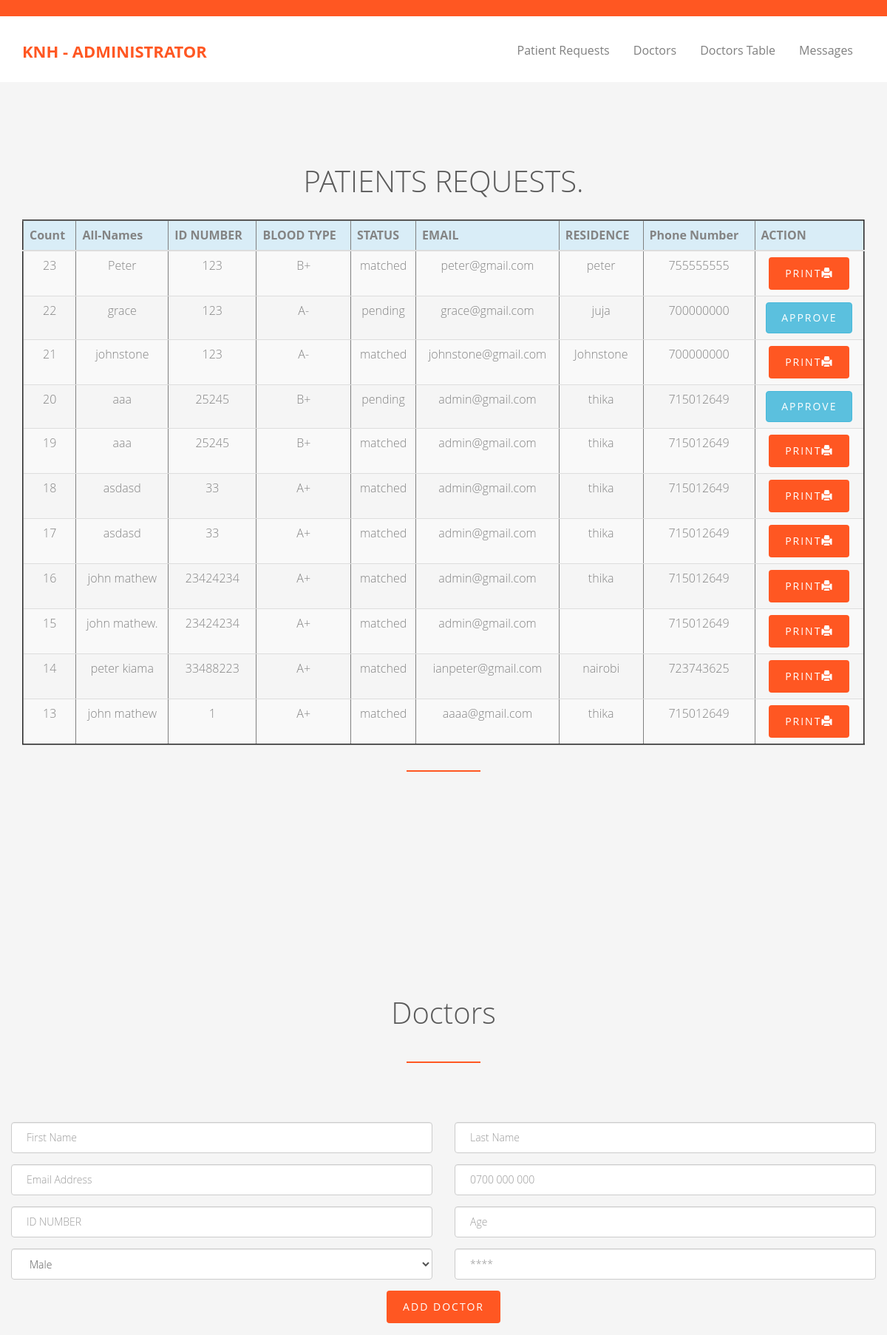
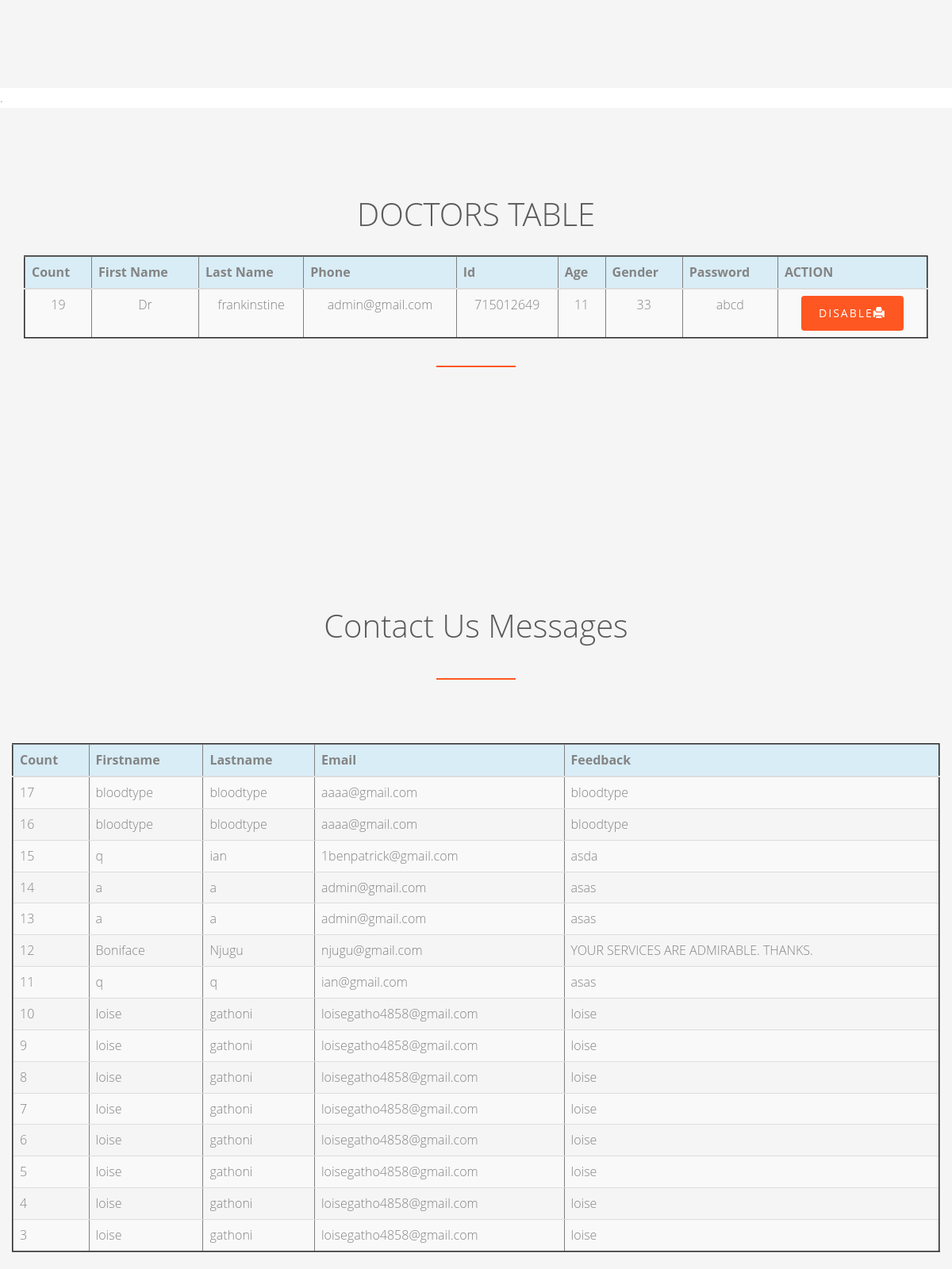
The page /admin.php (signed in, upper part) on the database its author committed (2 pictures, top to bottom).
### tables this page shows
CREATE TABLE `requests` (
  `count` int(50) NOT NULL,
  `allnames` char(100) NOT NULL,
  `nationalid` int(10) NOT NULL,
  `bloodtype` char(50) NOT NULL,
  `status` char(50) NOT NULL,
  `email` varchar(100) NOT NULL,
  `residence` varchar(50) NOT NULL,
  `phone` int(12) NOT NULL
);

CREATE TABLE `staff` (
  `count` int(100) NOT NULL,
  `fname` varchar(50) NOT NULL,
  `lname` varchar(50) NOT NULL,
  `email` varchar(50) NOT NULL,
  `phone` int(50) NOT NULL,
  `idnumber` int(20) NOT NULL,
  `age` int(50) NOT NULL,
  `gender` char(50) NOT NULL,
  `password` varchar(100) NOT NULL,
  `role` enum('donor','admin','doctor','') NOT NULL,
  `login` varchar(100) NOT NULL
);

CREATE TABLE `feedback` (
  `Count` int(50) NOT NULL,
  `fname` varchar(50) NOT NULL,
  `lname` varchar(50) NOT NULL,
  `email` varchar(100) NOT NULL,
  `feedback` varchar(50) NOT NULL
);

### admin.php (the view, shortened to what this page needs)
<?php
include 'db.php';
$user_check = $_SESSION['role'];?>
<!DOCTYPE html>
 <html class="no-js">
	<head>
	<link rel="stylesheet" href="css/animate.css">
	<link rel="stylesheet" href="css/icomoon.css">
	<link rel="stylesheet" href="css/bootstrap.css">
	<link rel="stylesheet" href="css/superfish.css">
	<link rel="stylesheet" href="css/style.css">
	</head>
	<body>
		<div id="fh5co-wrapper">
		<div id="fh5co-page">
		<div class="header-top">
			<div class="container">
				<div class="row">
					<div class="col-md-6 col-sm-6 text-left fh5co-link">
					</div>
					<div class="col-md-12 col-sm-8 text-right fh5co-social">
					</div>
				</div>
			</div>
		</div>
		<header id="fh5co-header-section" class="sticky-banner">
			<div class="container">
				<div class="nav-header">
					<h1 id="fh5co-logo"><a href="#">KNH  - Administrator</a></h1>
					<nav id="fh5co-menu-wrap" role="navigation">
						<ul class="sf-menu" id="fh5co-primary-menu">
							<li><a href="#donor">Patient Requests</a></li>
							<li><a href="#docs">Doctors</a></li>
							<li><a href="#doctorstable">Doctors Table</a></li>
							<li><a href="#feed">Messages</a></li>
						</ul>
					</nav>
				</div>
			</div>
		</header>
 <section id="donor" class="slider">
		<div id="fh5co-feature-product" class="fh5co-section-gray">
			<div class="container">
				<div class="row">
					<div class="col-md-12 text-center heading-section">
						<h3>PATIENTS REQUESTS.</h3>
						<table class="table table-default table-border table-striped table-responsive table-hover" border="2.1px">
	      <tr class="info">
                <th>Count</th>
                <th>All-Names</th>
                <th>ID NUMBER</th>
                <th>BLOOD TYPE</th>
                <th>STATUS</th>
                <th>EMAIL</th>
                <th>RESIDENCE</th>
                <th>Phone Number</th>
                <th>ACTION</th>
            </tr>
        <tbody>
            <?php
            $q1="SELECT * FROM requests order by count desc";
            $r1=mysqli_query($conn,$q1);
            while($ra1=mysqli_fetch_assoc($r1)){
                echo "<tr>";
				echo "<td>".$ra1['count']."</td>";
				$count=$ra1['count'];
                echo "<td>".$ra1['allnames']."</td>";
                echo "<td>".$ra1['nationalid']."</td>";
                echo "<td>".$ra1['bloodtype']."</td>";
                echo "<td>".$ra1['status']."</td>";
                echo "<td>".$ra1['email']."</td>";
				echo "<td>".$ra1['residence']."</td>";
				echo "<td>".$ra1['phone']."</td>";
				if($ra1['status']=='pending'){
					echo '<td><a  href="approve.php?count='.$count.'" class="btn btn-info">Approve</a></td>';
				 }else{
					 echo '<td><a  href="view_print1.php?count='.$count.' " class="btn btn-primary">Print<span class="glyphicon glyphicon-print"></span></a></td>';
				}
                echo "</tr>";
            }
            ?>
        </tbody>
        </div>
					</div>
				</div>
			</div>
		</div>
<section id="docs" class="slider">
<div id="fh5co-blog-section" class="fh5co-section-gray">
			<div class="container">
				<div class="row">
					<div class="col-md-8 col-md-offset-2 text-center heading-section animate-box">
						<h3>Doctors</h3>
					</div>
					<form method="post" action="#" autocomplete="on">
						<div class="row">
							<div class="col-md-6">
								<div class="form-group">
									<input type="text" class="form-control" name="fname" placeholder="First Name" required>
								</div>
							</div>
							<div class="col-md-6">
								<div class="form-group">
									<input type="text" class="form-control" name="lname" placeholder="Last Name" required>
								</div>
							</div>
							<div class="col-md-6">
							<div class="form-group">
									<input type="email" class="form-control" name="email" placeholder="Email Address" required>
								</div></div>
								<div class="col-md-6">
								<div class="form-group">
									<input type="number" class="form-control" name="phone" placeholder="0700 000 000" required>
								</div>	</div>
								<div class="col-md-6">
								<div class="form-group">
									<input type="number" class="form-control" name="number" placeholder="ID NUMBER" required>
								</div></div>
								<div class="col-md-6">
								<div class="form-group">
									<input type="number" class="form-control" name="age" placeholder="Age" required>
								</div>	</div>
								<div class="col-md-6">
								<div class="form-group">
								<select name="gender" class="form-control">
		<option value="Male">Male</option>
	</select>
								 </div>
								</div>
								<div class="col-md-6">
								<div class="form-group">
									<input type="password" class="form-control" name="password" placeholder="****" required>
								</div></div>
							<div class="col-md-12" align="center">
								<div class="form-group">
									<input type="submit" class="btn btn-primary" name="submits" value="Add Doctor">
								</div>
							</div>
						</div>
					</form>
				</div>
			</div>
			</div>
		</div>
		.
		<section>
 <section id="doctorstable" class="slider">
<div id="fh5co-feature-product" class="fh5co-section-gray">
	<div class="container">
		<div class="row">
			<div class="col-md-12 text-center heading-section">
				<h3>DOCTORS TABLE</h3>
				<table class="table table-default table-border table-striped table-responsive table-hover" border="2.1px">
  <tr class="info">
		<th>Count</th>
		<th>First Name</th>
		<th>Last Name</th>
		<th>Phone</th>
		<th>Id</th>
		<th>Age</th>
		<th>Gender</th>
		<th>Password</th>
		<th>ACTION</th>
	</tr>
<tbody>
	<?php
	$q1="SELECT * FROM staff where role='doctor' order by count desc";
	$r1=mysqli_query($conn,$q1);
	while($ra1=mysqli_fetch_assoc($r1)){
		echo "<tr>";
		echo "<td>".$ra1['count']."</td>";
		$count=$ra1['count'];
		echo "<td>".$ra1['fname']."</td>";
		echo "<td>".$ra1['lname']."</td>";
		echo "<td>".$ra1['email']."</td>";
		echo "<td>".$ra1['phone']."</td>";
		echo "<td>".$ra1['idnumber']."</td>";
		echo "<td>".$ra1['age']."</td>";
		echo "<td>".$ra1['password']."</td>";
		if($ra1['login']=='no'){
			echo '<td><a  href="docapprove.php?count='.$count.'" class="btn btn-info">Approve</a></td>';
		 }else{
			 echo '<td><a  href="docdisapprove.php?count='.$count.' " class="btn btn-primary">Disable<span class="glyphicon glyphicon-print"></span></a></td>';
		}
		echo "</tr>";
	}
	?>
</tbody>
</div>
			</div>
		</div>
	</div>
</section>
        <section id="feed" class="slider">
		<div id="fh5co-blog-section" class="fh5co-section-gray">
			<div class="container">
				<div class="row">
					<div class="col-md-8 col-md-offset-2 text-center heading-section animate-box">
						<h3>Contact Us Messages</h3>
					</div>
					<table class="table table-default table-border table-striped table-responsive table-hover" border="2.1px">
	      <tr class="info">
                <th>Count</th>
                <th>Firstname</th>
                <th>Lastname</th>
                <th>Email</th>
                <th>Feedback</th>
            </tr>
        <tbody>
            <?php
            $q1="SELECT * FROM feedback order by Count desc";
            $r1=mysqli_query($conn,$q1);
            while($ra1=mysqli_fetch_assoc($r1)){
                echo "<tr>";
				echo "<td>".$ra1['Count']."</td>";
                echo "<td>".$ra1['fname']."</td>";
                echo "<td>".$ra1['lname']."</td>";
                echo "<td>".$ra1['email']."</td>";
                echo "<td>".$ra1['feedback']."</td>";
                echo "</tr>";
            }
            ?>
        </tbody>
        </div>
				</div>
			</div>
		</section>
	</body>
</html>

### css/superfish.css (style rules this page uses)
.sf-menu, .sf-menu * { margin: 0; padding: 0; list-style: none; }
.sf-menu li { position: relative; }
.sf-menu > li { float: left; }
.sf-menu a { display: block; position: relative; }
.sf-menu { float: left; margin-bottom: 1em; }
.sf-menu a { border-left: 1px solid #fff; border-top: 1px solid #dFeEFF; border-top: 1px solid rgba(255,255,255,.5); padding: .75em 1em; text-decoration: none; zoom: 1; }
.sf-menu a { color: #13a; }
.sf-menu li { background: #BDD2FF; white-space: nowrap; *white-space: normal; -webkit-transition: background .2s; transition: background .2s; }

### css/style.css (style rules this page uses)
body { font-family: "Open Sans", Arial, sans-serif; line-height: 1.6; font-size: 16px; background: #fff; color: #848484; font-weight: 300; overflow-x: hidden; }
a { color: #ff5722; -webkit-transition: 0.5s, ease; -o-transition: 0.5s, ease; transition: 0.5s, ease; }
p, ul, ol { margin-bottom: 1.5em; font-size: 16px; color: #848484; font-family: "Open Sans", Arial, sans-serif; }
h1, h2, h3, h4, h5, h6 { color: #5a5a5a; font-family: "Open Sans", Arial, sans-serif; font-weight: 400; margin: 0 0 30px 0; }
.header-top { padding: 10px 0; background: #ff5722; }
.sf-menu { margin: 7px 0 0 0 !important; }
.sf-menu { float: right; }
.sf-menu a { color: rgba(0, 0, 0, 0.5); padding: 0.75em 1em !important; font-weight: normal; border-left: none; border-top: none; border-top: none; text-decoration: none; zoom: 1; font-size: 16px; border-bottom: none !important; }
.sf-menu li, .sf-menu ul li, .sf-menu ul ul li, .sf-menu li:hover, .sf-menu li.sfHover { background: transparent; }
#fh5co-header-section { padding: 0; position: relative; left: 0; width: 100%; z-index: 1022; background: #fff; }
.nav-header { position: relative; float: left; width: 100%; }
#fh5co-logo { position: relative; z-index: 2; font-size: 22px; text-transform: uppercase; margin-top: 35px; font-weight: 700; float: left; }
#fh5co-logo a { color: #ff5722; }
#fh5co-menu-wrap { position: relative; z-index: 2; display: block; float: right; margin-top: 15px; }
#fh5co-menu-wrap .sf-menu a { padding: 1em .75em; }
#fh5co-work-section, #fh5co-services-section, #fh5co-content-section, #fh5co-work-section_2, #fh5co-blog-section, #fh5co-features { padding: 7em 0; }
.fh5co-section-gray { background: rgba(0, 0, 0, 0.04); }
.heading-section { padding-bottom: 1em; margin-bottom: 5em; }
.heading-section:after { position: absolute; content: ''; bottom: 0; left: 50%; width: 100px; margin-left: -50px; height: 2px; background: #ff5722; }
.heading-section h3 { font-size: 40px; font-weight: 300; position: relative; }
#fh5co-feature-product { padding: 7em 0; }
.btn { -webkit-transition: 0.3s; -o-transition: 0.3s; transition: 0.3s; }
.btn { text-transform: uppercase; letter-spacing: 2px; -webkit-transition: 0.3s; -o-transition: 0.3s; transition: 0.3s; }
.btn.btn-primary { background: #ff5722; color: #fff; border: none !important; border: 2px solid transparent !important; }
.js .animate-box { opacity: 0; }
#fh5co-wrapper { overflow-x: hidden; position: relative; }
#fh5co-page { position: relative; -webkit-transition: 0.5s; -o-transition: 0.5s; transition: 0.5s; }
#offcanvas-menu { position: absolute; top: 0; bottom: 0; z-index: 99; background: #222; right: -240px; width: 240px; padding: 20px; overflow-y: scroll !important; display: none; }
#offcanvas-menu ul { padding: 0; margin: 0; }
#offcanvas-menu ul li { padding: 0; margin: 0 0 10px 0; list-style: none; }
#offcanvas-menu ul li a { font-size: 18px; color: rgba(255, 255, 255, 0.4); }

### rows shown on the page
requests: count "23", allnames "Peter", nationalid "123", bloodtype "B+", status "matched", email "peter@gmail.com", residence "peter", phone "755555555"
requests: count "22", allnames "grace", nationalid "123", bloodtype "A-", status "pending", email "grace@gmail.com", residence "juja", phone "700000000"
requests: count "21", allnames "johnstone", nationalid "123", bloodtype "A-", status "matched", email "johnstone@gmail.com", residence "Johnstone", phone "700000000"
requests: count "20", allnames "aaa", nationalid "25245", bloodtype "B+", status "pending", email "admin@gmail.com", residence "thika", phone "715012649"
requests: count "19", allnames "aaa", nationalid "25245", bloodtype "B+", status "matched", email "admin@gmail.com", residence "thika", phone "715012649"
requests: count "18", allnames "asdasd", nationalid "33", bloodtype "A+", status "matched", email "admin@gmail.com", residence "thika", phone "715012649"
requests: count "17", allnames "asdasd", nationalid "33", bloodtype "A+", status "matched", email "admin@gmail.com", residence "thika", phone "715012649"
requests: count "16", allnames "john mathew", nationalid "23424234", bloodtype "A+", status "matched", email "admin@gmail.com", residence "thika", phone "715012649"
requests: count "15", allnames "john mathew.", nationalid "23424234", bloodtype "A+", status "matched", email "admin@gmail.com", phone "715012649"
requests: count "14", allnames "peter kiama", nationalid "33488223", bloodtype "A+", status "matched", email "ianpeter@gmail.com", residence "nairobi", phone "723743625"
requests: count "13", allnames "john mathew", nationalid "1", bloodtype "A+", status "matched", email "aaaa@gmail.com", residence "thika", phone "715012649"
staff: count "19", fname "Dr", lname "frankinstine", email "admin@gmail.com", phone "715012649", idnumber "11", age "33", password "abcd"
feedback: Count "17", fname "bloodtype", lname "bloodtype", email "aaaa@gmail.com", feedback "bloodtype"
feedback: Count "16", fname "bloodtype", lname "bloodtype", email "aaaa@gmail.com", feedback "bloodtype"
feedback: Count "15", fname "q", lname "ian", email "1benpatrick@gmail.com", feedback "asda"
feedback: Count "14", fname "a", lname "a", email "admin@gmail.com", feedback "asas"
feedback: Count "13", fname "a", lname "a", email "admin@gmail.com", feedback "asas"
feedback: Count "12", fname "Boniface", lname "Njugu", email "njugu@gmail.com", feedback "YOUR SERVICES ARE ADMIRABLE. THANKS."
feedback: Count "11", fname "q", lname "q", email "ian@gmail.com", feedback "asas"
feedback: Count "10", fname "loise", lname "gathoni", email "loisegatho4858@gmail.com", feedback "loise"
feedback: Count "9", fname "loise", lname "gathoni", email "loisegatho4858@gmail.com", feedback "loise"
feedback: Count "8", fname "loise", lname "gathoni", email "loisegatho4858@gmail.com", feedback "loise"
feedback: Count "7", fname "loise", lname "gathoni", email "loisegatho4858@gmail.com", feedback "loise"
feedback: Count "6", fname "loise", lname "gathoni", email "loisegatho4858@gmail.com", feedback "loise"
feedback: Count "5", fname "loise", lname "gathoni", email "loisegatho4858@gmail.com", feedback "loise"
feedback: Count "4", fname "loise", lname "gathoni", email "loisegatho4858@gmail.com", feedback "loise"
feedback: Count "3", fname "loise", lname "gathoni", email "loisegatho4858@gmail.com", feedback "loise"
